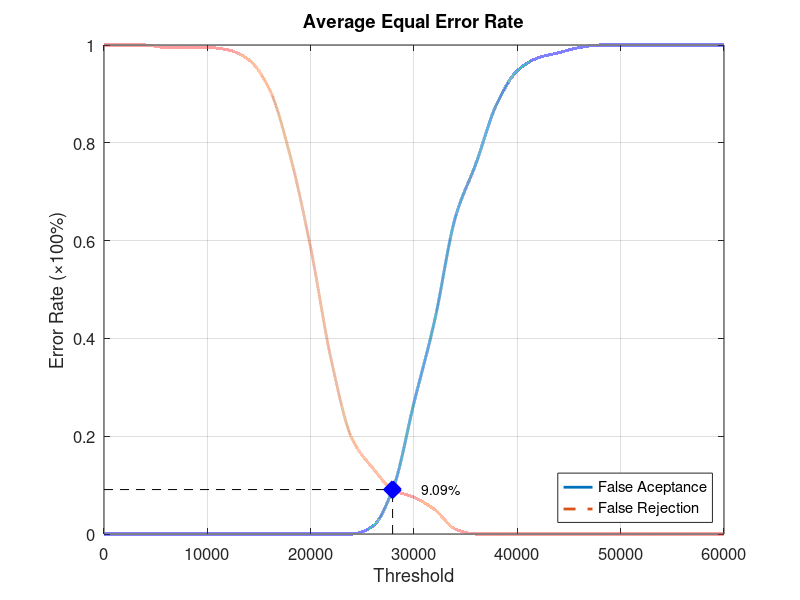
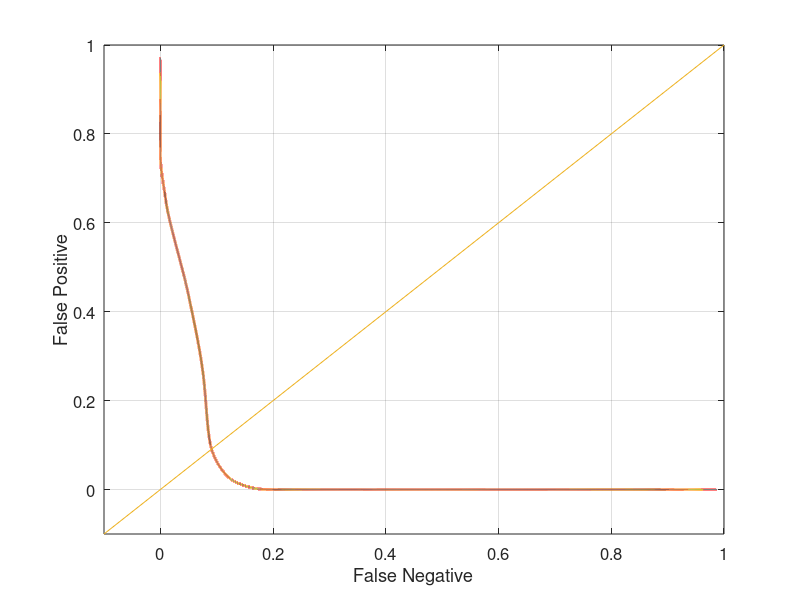

Reproduce these figures in MATLAB, in order.
function yEER = Database4_2
close all;
clear;
clc;
x = 0:2000:60000;
xq = 0:0.5:60000;

y0 = [0 0 0 0 0 0 0 0 0 0 0 0 0 0.0157895 0.0947368 0.268421 0.436842 0.647368 0.757895 0.878947 0.947368 0.973684 0.984211 0.994737 1 1 1 1 1 1 1];
yy0 = interp1(x, y0, xq, 'pchip');
y1 = [1 1 1 0.995 0.995 0.995 0.99 0.97 0.91 0.775 0.585 0.355 0.195 0.135 0.09 0.075 0.05 0.01 0 0 0 0 0 0 0 0 0 0 0 0 0];
yy1 = interp1(x, y1, xq, 'pchip');

% Calculating EER: 
y2 = abs(y0 - y1);
find(y2 == min(y2))
yy2 = abs(yy0 - yy1);
xEER = find(yy2 == min(yy2));
xEERIndex = xq(xEER) % X-axis EER
yEER = yy0(xEER) % Y-axis EER

main = figure
plot(xq, yy0,'-','LineWidth', 2);	hold on
plot(xq, yy1,'--','LineWidth', 2);	hold on
plot([xEERIndex xEERIndex], [0 yEER], 'k--');	hold on
plot([0 xEERIndex], [yEER yEER], 'k--');	hold on
plot(xEERIndex, yEER, 'bx', 'LineWidth', 10);	hold on
text(xEERIndex + 10 * xEERIndex / 100, yEER, [num2str(round((10000 * yEER)) / 100) '%'])
legend('False Aceptance', 'False Rejection', 'Location', 'SouthEast')
xlabel('Threshold')
ylabel('Error Rate (\times100%)')
title('Average Equal Error Rate')
set(gca, 'FontSize', 12)
axis([0 60000 0 1])
grid on

print(main, 'Database4_2Main', '-dpng');
FNRxFPR = figure('Color', [1 1 1]);
plot(yy1, yy0, '-', yy1, yy0, 'LineWidth', 2);
hold on
y = -0.1:0.1:1
plot(y, y); 
set(gca, 'FontSize', 12)
xlabel('False Negative')
ylabel('False Positive')
axis([-0.1 1 -0.1 1])
set(gca, 'FontSize', 12)
grid on

print(FNRxFPR, 'Database4_2FNRxFPR','-dpng');
end
